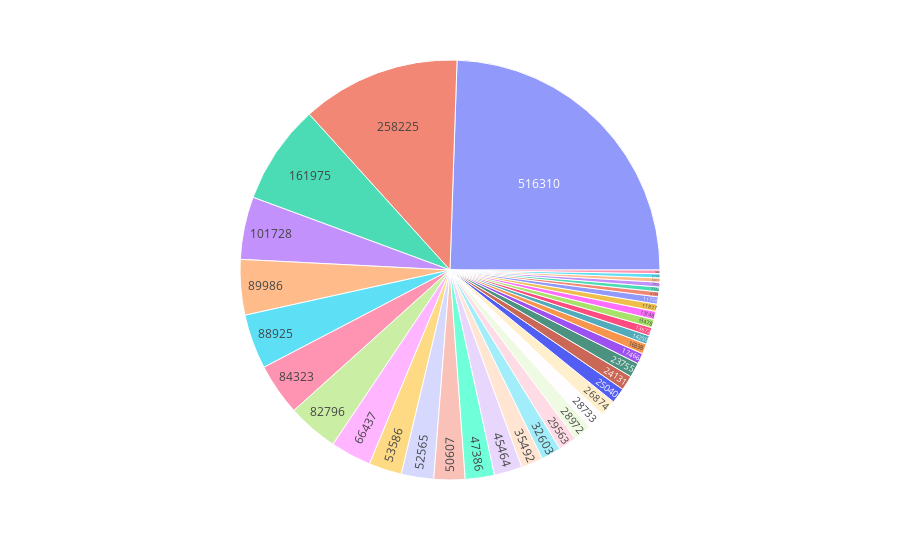

Here is the notebook cell this chart was saved with:
### Markdown cell above
# *"VOTES by using SUNBURST PLOT"

### Code cell
data=df12
figure = px.sunburst(data, path = ["votes"], values ="votes",)
figure.show()

### Figure 1 — Plotly figure (JSON) as saved in the notebook; plotly's stock layout.template omitted (floating-point values rounded to 4 significant figures)
{"data": [{"branchvalues": "total", "domain": {"x": [0, 1], "y": [0, 1]}, "hovertemplate": "labels=%{label}<br>votes=%{value}<br>parent=%{parent}<br>id=%{id}<extra></extra>", "ids": ["5968", "6798", "6913", "7672", "7724", "8130", "11726", "11877", "13148", "13478", "13672", "14250", "16338", "17466", "23755", "24131", "25040", "26874", "28733", "28972", "29563", "32603", "35492", "45464", "47386", "50607", "52565", "53586", "66437", "82796", "84323", "88925", "89986", "101728", "161975", "258225", "516310"], "labels": ["5968", "6798", "6913", "7672", "7724", "8130", "11726", "11877", "13148", "13478", "13672", "14250", "16338", "17466", "23755", "24131", "25040", "26874", "28733", "28972", "29563", "32603", "35492", "45464", "47386", "50607", "52565", "53586", "66437", "82796", "84323", "88925", "89986", "101728", "161975", "258225", "516310"], "name": "", "parents": ["", "", "", "", "", "", "", "", "", "", "", "", "", "", "", "", "", "", "", "", "", "", "", "", "", "", "", "", "", "", "", "", "", "", "", "", ""], "type": "sunburst", "values": [5968, 6798, 6913, 7672, 7724, 8130, 11726, 11877, 13148, 13478, 13672, 14250, 16338, 17466, 23755, 24131, 25040, 26874, 28733, 28972, 29563, 32603, 35492, 45464, 47386, 50607, 52565, 53586, 66437, 82796, 84323, 88925, 89986, 101728, 161975, 258225, 516310]}], "layout": {"legend": {"tracegroupgap": 0}, "margin": {"t": 60}}}
